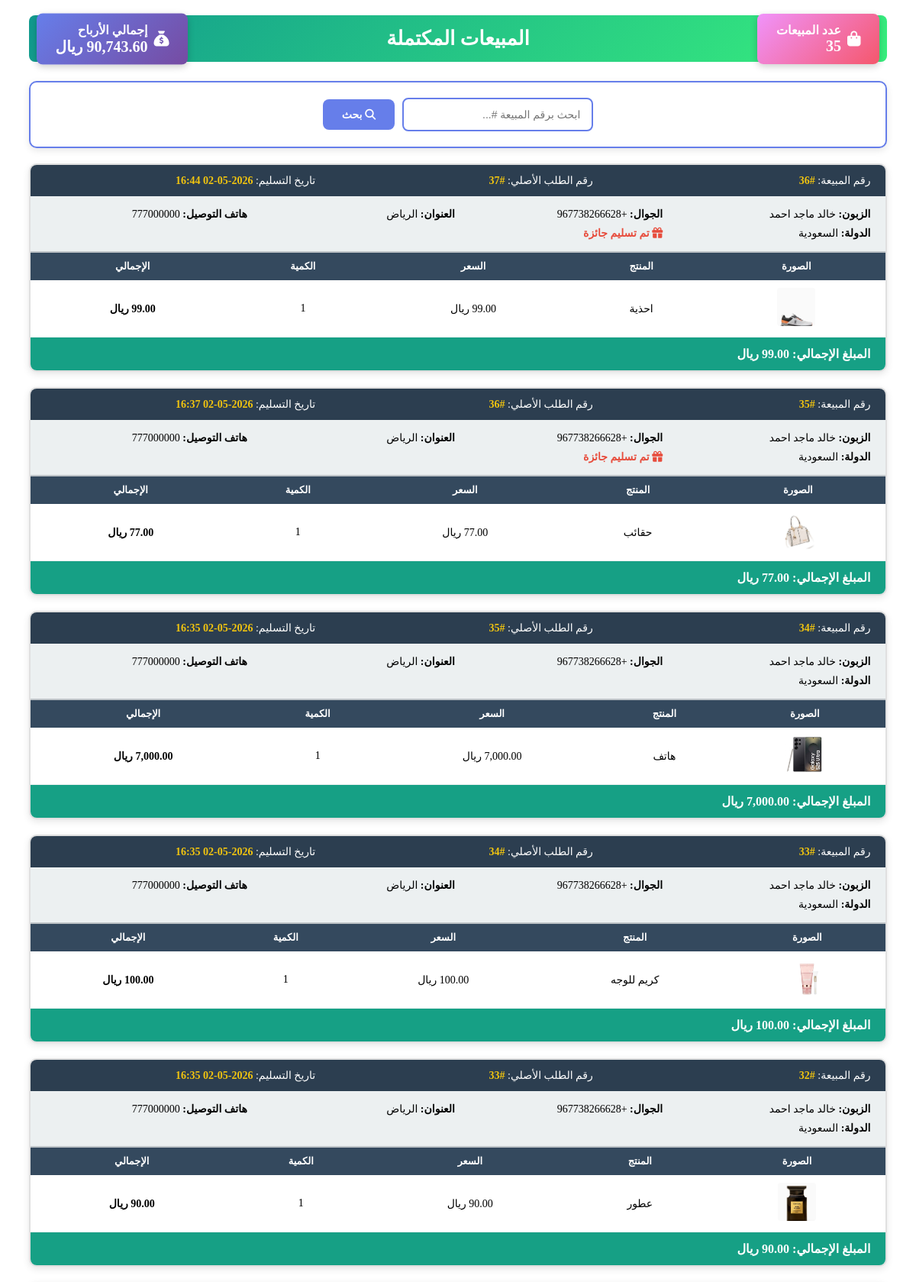
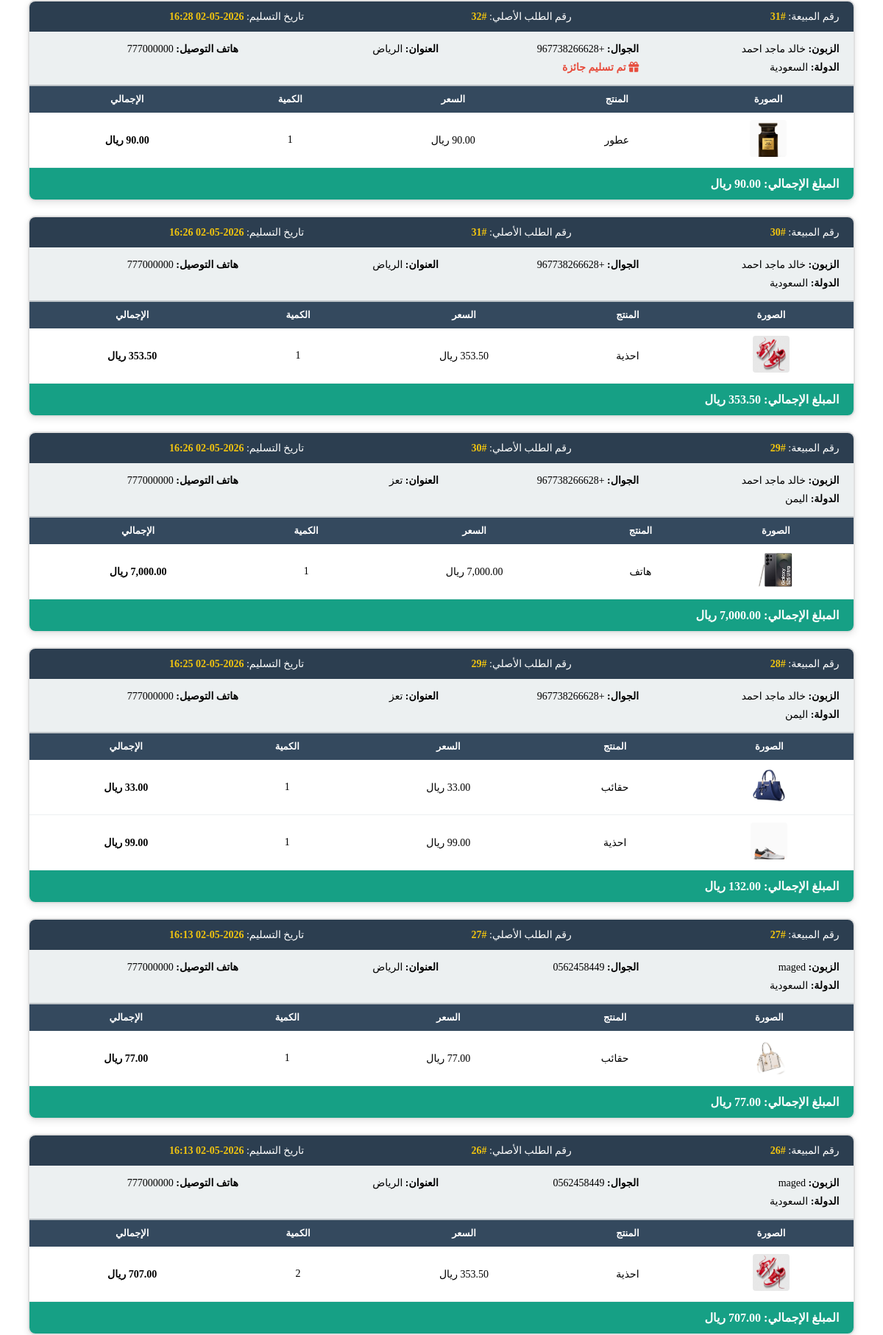
/admin/sales.php (signed in, upper part), run on the app's committed database (2 pictures, top to bottom).
### tables this page shows
CREATE TABLE `sales` (
  `id` int(11) NOT NULL,
  `order_id` int(11) NOT NULL,
  `user_id` int(100) NOT NULL,
  `full_name` varchar(100) NOT NULL,
  `phone` varchar(20) NOT NULL,
  `email` varchar(100) NOT NULL,
  `country` varchar(100) NOT NULL,
  `address` varchar(255) NOT NULL,
  `total_price` decimal(10,2) NOT NULL,
  `order_date` datetime NOT NULL,
  `has_prize` tinyint(1) NOT NULL DEFAULT 0,
  `delivered_date` timestamp NOT NULL DEFAULT current_timestamp(),
  `delivery_phone` varchar(20) DEFAULT '777000000'
);

CREATE TABLE `sales_items` (
  `id` int(11) NOT NULL,
  `sale_id` int(11) NOT NULL,
  `order_id` int(11) NOT NULL,
  `product_id` int(11) NOT NULL,
  `product_name` varchar(200) NOT NULL,
  `product_price` decimal(10,2) NOT NULL,
  `product_img` varchar(200) NOT NULL,
  `quantity` int(11) NOT NULL
);

### admin/sales.php (the view, shortened to what this page needs)
<?php
$count_sales_q = mysqli_query($conn, "SELECT COUNT(*) as total FROM sales");
$count_sales = mysqli_fetch_assoc($count_sales_q)['total'];
$total_revenue_q = mysqli_query($conn, "SELECT SUM(total_price) as total FROM sales");
$total_revenue = mysqli_fetch_assoc($total_revenue_q)['total'];
$total_revenue = $total_revenue ? $total_revenue : 0;
if(isset($_GET['search_sale']) && !empty($_GET['search_sale'])){
    $search_id = intval($_GET['search_sale']);
    $query_sales = "SELECT * FROM sales WHERE id = '$search_id' ORDER BY id DESC";
} else {
    $query_sales = "SELECT * FROM sales ORDER BY id DESC";
}
?>
<!DOCTYPE html>
<html lang="ar" dir="rtl">
<head>
    <link rel="stylesheet" href="https://cdnjs.cloudflare.com/ajax/libs/font-awesome/6.4.0/css/all.min.css">
</head>
<body>
<main>
<div class="sales-container">
    <div class="header-wrapper">
        <div class="stat-btn stat-btn-right">
            <i class="fa-solid fa-bag-shopping"></i>
            <div>
                <div>عدد المبيعات</div>
                <div class="num"><?php echo $count_sales; ?></div>
            </div>
        </div>
        <div class="page-title">المبيعات المكتملة</div>
        <div class="stat-btn stat-btn-left">
            <i class="fa-solid fa-sack-dollar"></i>
            <div>
                <div>إجمالي الأرباح</div>
                <div class="num"><?php echo number_format($total_revenue, 2); ?> ريال</div>
            </div>
        </div>
    </div>
    <div class="search-return-box">
        <form method="GET" action="">
            <input type="number" name="search_sale" placeholder="ابحث برقم المبيعة #..."
                   value="<?php echo $_GET['search_sale'] ?? ''; ?>">
            <button type="submit" class="btn-search">
                <i class="fa-solid fa-search"></i> بحث
            </button>
        </form>
    </div>
    <?php
    $result_sales = mysqli_query($conn, $query_sales);
    if(mysqli_num_rows($result_sales) > 0){
        while($sale = mysqli_fetch_assoc($result_sales)){
            $delivered_date = date('Y-m-d H:i', strtotime($sale['delivered_date']));
    ?>
    <div class="sale-box">
        <div class="sale-header">
            <span>رقم المبيعة: <strong>#<?php echo $sale['id']; ?></strong></span>
            <span>رقم الطلب الأصلي: <strong>#<?php echo $sale['order_id']; ?></strong></span>
            <span>تاريخ التسليم: <strong><?php echo $delivered_date; ?></strong></span>
        </div>
        <div class="customer-info">
            <div><strong>الزبون:</strong> <?php echo htmlspecialchars($sale['full_name']); ?></div>
            <div><strong>الجوال:</strong> <?php echo htmlspecialchars($sale['phone']); ?></div>
            <div><strong>العنوان:</strong> <?php echo htmlspecialchars($sale['address']); ?></div>
            <div><strong>هاتف التوصيل:</strong> <?php echo htmlspecialchars($sale['delivery_phone']); ?></div>
            <div><strong>الدولة:</strong> <?php echo htmlspecialchars($sale['country']); ?></div>
            <?php if($sale['has_prize'] == 1){ ?>
            <div><strong style="color:#e74c3c;"><i class="fa-solid fa-gift"></i> تم تسليم جائزة</strong></div>
            <?php } ?>
        </div>
        <table class="items-table">
            <thead>
                <tr>
                    <th>الصورة</th>
                    <th>المنتج</th>
                    <th>السعر</th>
                    <th>الكمية</th>
                    <th>الإجمالي</th>
                </tr>
            </thead>
            <tbody>
                <?php
                $sale_id = $sale['id'];
                $query_items = "SELECT * FROM sales_items WHERE sale_id = '$sale_id'";
                $result_items = mysqli_query($conn, $query_items);
                while($item = mysqli_fetch_assoc($result_items)){
                    $subtotal = $item['product_price'] * $item['quantity'];
                ?>
                <tr>
                    <td><img src="../uploads/img/<?php echo $item['product_img']; ?>"></td>
                    <td><?php echo htmlspecialchars($item['product_name']); ?></td>
                    <td><?php echo number_format($item['product_price'], 2); ?> ريال</td>
                    <td><?php echo $item['quantity']; ?></td>
                    <td><strong><?php echo number_format($subtotal, 2); ?> ريال</strong></td>
                </tr>
                <?php } ?>
            </tbody>
        </table>
        <div class="sale-footer">
            المبلغ الإجمالي: <?php echo number_format($sale['total_price'], 2); ?> ريال
        </div>
    </div>
    <?php
        }
    }
    ?>
</div>
</main>
</body>
</html>

### admin/sales.php (style rules this page uses)
.sales-container { width:95%;margin:20px auto;font-family:Tahoma; }
.header-wrapper { position:relative;margin-bottom:25px; }
.page-title { text-align:center;font-size:26px;font-weight:bold;color:#fff;padding:15px;background:linear-gradient(135deg,#11998e 0%,#38ef7d 100%);border-radius:8px; }
.stat-btn { position:absolute;top:50%;transform:translateY(-50%);padding:12px 25px;border-radius:8px;font-size:16px;font-weight:bold;color:#fff;box-shadow:0 3px 10px rgba(0,0,0,0.2);display:flex;align-items:center;gap:8px; }
.stat-btn-right { right:10px;background:linear-gradient(135deg,#f093fb 0%,#f5576c 100%); }
.stat-btn-left { left:10px;background:linear-gradient(135deg,#667eea 0%,#764ba2 100%); }
.stat-btn i { font-size:20px; }
.stat-btn .num { font-size:20px; }
.search-return-box { background:#fff; padding:20px; border-radius:10px; margin-bottom:20px; box-shadow:0 3px 10px rgba(0,0,0,0.1); border:2px solid #667eea; }
.search-return-box form { display:flex; gap:10px; flex-wrap:wrap; justify-content:center; align-items:center; }
.search-return-box input { padding:12px 15px; border:2px solid #667eea; border-radius:8px; font-size:14px; width:250px; box-sizing:border-box; }
.btn-search { background:#667eea; color:#fff; padding:12px 25px; border:none; border-radius:8px; cursor:pointer; font-weight:bold; font-size:14px; }
.sale-box { background:#fff;border:2px solid #e0e0e0;border-radius:10px;margin-bottom:20px;box-shadow:0 3px 10px rgba(0,0,0,0.1);overflow:hidden; }
.sale-header { background:#2c3e50;color:#fff;padding:12px 20px;display:grid;grid-template-columns:repeat(auto-fit,minmax(200px,1fr));gap:10px;font-size:14px; }
.sale-header strong { color:#f1c40f; }
.customer-info { padding:15px 20px;background:#ecf0f1;border-bottom:2px solid #bdc3c7;display:grid;grid-template-columns:repeat(auto-fit,minmax(250px,1fr));gap:8px;font-size:14px; }
.items-table { width:100%;border-collapse:collapse; }
.items-table thead { background:#34495e;color:#fff; }
.items-table th { padding:10px;text-align:center;font-size:13px; }
.items-table td { padding:10px;text-align:center;border-bottom:1px solid #ecf0f1;font-size:14px; }
.items-table img { width:50px;height:50px;object-fit:cover;border-radius:4px; }
.sale-footer { background:#16a085;padding:12px 20px;color:#fff;font-size:16px;font-weight:bold; }

### data on the page
sales: id "36", order "37", delivered_date "2026-05-02 16:44", full_name "خالد ماجد احمد", phone "+967738266628", address "الرياض", delivery_phone "777000000", country "السعودية", has_prize 1 (drawn), total_price "99.00"
sales_items: product_img (picture), product_name "احذية", quantity "1", product_price "99.00"
sales: id "35", order "36", delivered_date "2026-05-02 16:37", full_name "خالد ماجد احمد", phone "+967738266628", address "الرياض", delivery_phone "777000000", country "السعودية", has_prize 1 (drawn)
sales_items: product_img (picture), product_name "حقائب", quantity "1"
sales: id "34", order "35", delivered_date "2026-05-02 16:35", full_name "خالد ماجد احمد", phone "+967738266628", address "الرياض", delivery_phone "777000000", country "السعودية"
sales_items: product_img (picture), product_name "هاتف", product_price "7,000.00", quantity "1", subtotal "7,000.00"
sales: id "33", order "34", delivered_date "2026-05-02 16:35", full_name "خالد ماجد احمد", phone "+967738266628", address "الرياض", delivery_phone "777000000", country "السعودية"
sales_items: product_img (picture), product_name "كريم للوجه", quantity "1"
sales: id "32", order "33", delivered_date "2026-05-02 16:35", full_name "خالد ماجد احمد", phone "+967738266628", address "الرياض", delivery_phone "777000000", country "السعودية", total_price "90.00"
sales_items: product_img (picture), product_name "عطور", product_price "90.00", quantity "1"
sales: id "31", order "32", delivered_date "2026-05-02 16:28", full_name "خالد ماجد احمد", phone "+967738266628", address "الرياض", delivery_phone "777000000", country "السعودية", has_prize 1 (drawn), total_price "90.00"
sales_items: product_img (picture), product_name "عطور", product_price "90.00", quantity "1"
sales: id "30", order "31", delivered_date "2026-05-02 16:26", full_name "خالد ماجد احمد", phone "+967738266628", address "الرياض", delivery_phone "777000000", country "السعودية", total_price "353.50"
sales_items: product_img (picture), product_name "احذية", quantity "1"
sales: id "29", order "30", delivered_date "2026-05-02 16:26", full_name "خالد ماجد احمد", phone "+967738266628", address "تعز", delivery_phone "777000000", country "اليمن"
sales_items: product_img (picture), product_name "هاتف", product_price "7,000.00", quantity "1", subtotal "7,000.00"
sales: id "28", order "29", delivered_date "2026-05-02 16:25", full_name "خالد ماجد احمد", phone "+967738266628", address "تعز", delivery_phone "777000000", country "اليمن"
sales_items: product_img (picture), product_name "حقائب", quantity "1"
sales_items: product_img (picture), product_name "احذية", quantity "1"
sales: id "27", order "27", delivered_date "2026-05-02 16:13", full_name "maged", phone "0562458449", address "الرياض", delivery_phone "777000000", country "السعودية"
sales_items: product_img (picture), product_name "حقائب", quantity "1"
sales: id "26", order "26", delivered_date "2026-05-02 16:13", full_name "maged", phone "0562458449", address "الرياض", delivery_phone "777000000", country "السعودية"
sales_items: product_img (picture), product_name "احذية", quantity "2"

### other printed values
$count_sales "35"
